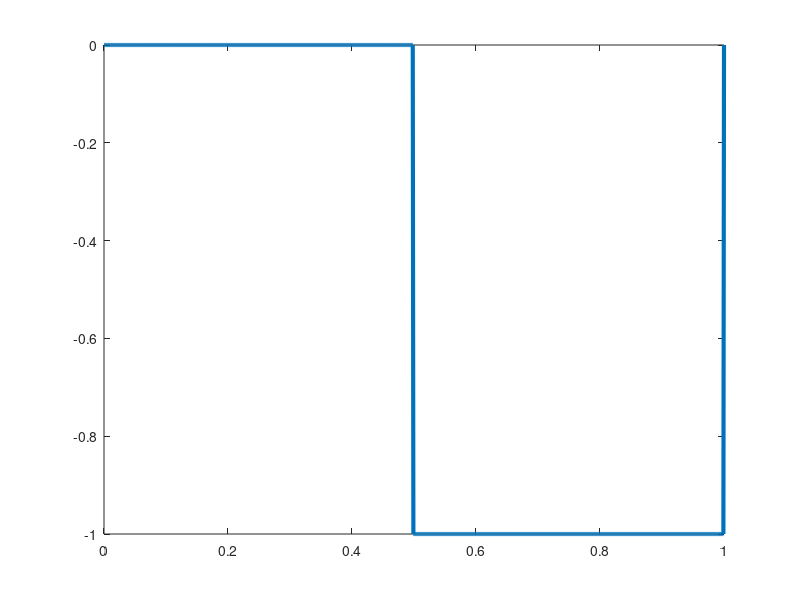

This chart was generated by the following MATLAB code:
% mancester encoding
%example input = [1 0 0 1 0]

bits = input('prompt');
bitrate =1;
n=1000;
T=length(bits)/bitrate;
N=n*length(bits);
dt=T/N;
t=0:dt:T;
x=zeros(1,length(t));


for i=1: length(bits)
    if bits(i)==1
        x((i-1)*n+1:(i-1)*n)=1;
        x((i-1)*n+n/2:i*n)=-1;
        
    else
        x((i-1)*n+1:(i-1)*n)=-1;
        x((i-1)*n+n/2:i*n)=-1;
    end
end
plot(t,x,'linewidth',3);
